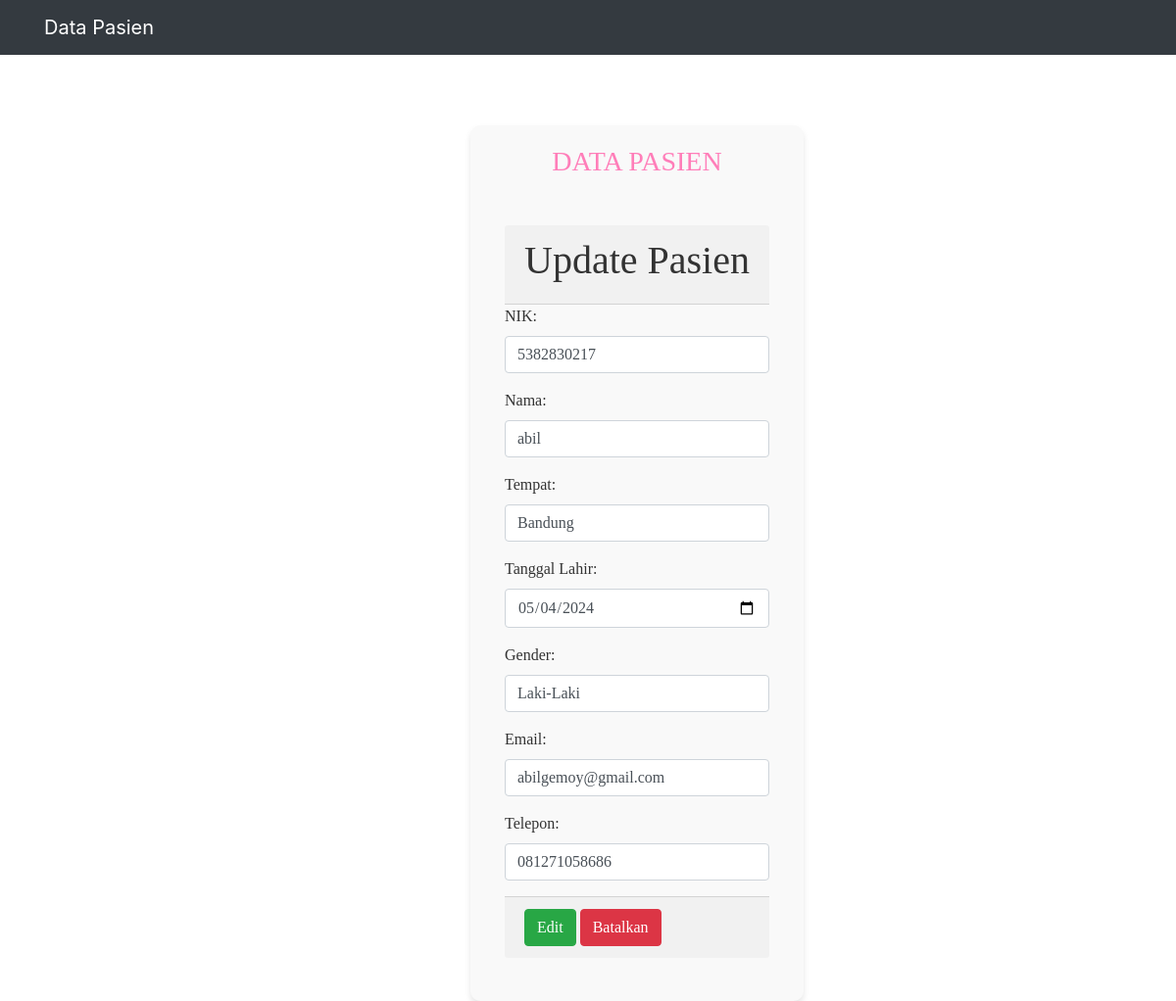
The app's page /tambah.php?id=2 with its own data.
### tables this page shows
CREATE TABLE `pasien` (
  `id` int(11) NOT NULL,
  `nik` varchar(100) NOT NULL,
  `nama` varchar(100) NOT NULL,
  `tempat` varchar(100) NOT NULL,
  `tl` varchar(100) NOT NULL,
  `gender` varchar(10) NOT NULL,
  `email` varchar(100) NOT NULL,
  `telp` varchar(100) NOT NULL
);

### presenter/ProsesPasien.php (called while the page is built, shortened)
<?php
class ProsesPasien implements KontrakPresenter
{
	private $tabelpasien;
	private $data = [];
	function __construct()
    {
        try {
            $db_host = "localhost";
            $db_user = "root";
            $db_password = "";
            $db_name = "mvp_php";
            $this->tabelpasien = new TabelPasien($db_host, $db_user, $db_password, $db_name);
            $this->data = array();
        } catch (Exception $e) {
            echo "wiw error" . $e->getMessage();
        }
    }
	function prosesDataPasien()
	{
		try {
			$this->tabelpasien->open();
			$this->tabelpasien->getPasien();
			while ($row = $this->tabelpasien->getResult()) {
				$pasien = new Pasien();
				$pasien->setId($row['id']);
				$pasien->setNik($row['nik']);
				$pasien->setNama($row['nama']);
				$pasien->setTempat($row['tempat']);
				$pasien->setTl($row['tl']);
				$pasien->setGender($row['gender']);
				$pasien->setEmail($row['email']);
				$pasien->setTelp($row['telp']);
				$this->data[] = $pasien;
			}
		} catch (Exception $e) {
			 echo "wiw error part 2" . $e->getMessage();
		}
	}
	function getNik($i)
	{
		return $this->data[$i]->getNik();
	}
	function getNama($i)
	{
		return $this->data[$i]->getNama();
	}
	function getTempat($i)
	{
		return $this->data[$i]->getTempat();
	}
	function getTl($i)
	{
		return $this->data[$i]->getTl();
	}
	function getGender($i)
	{
		return $this->data[$i]->getGender();
	}
	function getEmail($i)
	{
		return $this->data[$i]->getEmail();
	}
	function getTelp($i)
	{
		return $this->data[$i]->getTelp();
	}
}
?>

### model/DB.class.php (called while the page is built, shortened)
<?php
class DB
{
	var $db_host = '';
	var $db_user = '';
	var $db_password = '';
	var $db_name = '';
	var $db_link = '';
	function __construct($db_host = '', $db_user = '', $db_password = '', $db_name = '')
	{
		$this->db_host = $db_host;
		$this->db_user = $db_user;
		$this->db_password = $db_password;
		$this->db_name = $db_name;
	}
	function open()
	{
		$this->db_link = mysqli_connect($this->db_host, $this->db_user, $this->db_password, $this->db_name);
	}
	function execute($query = "")
	{
		$this->result = mysqli_query($this->db_link, $query);
		return $this->result;
	}
}

### model/TabelPasien.class.php (called while the page is built, shortened)
<?php
class TabelPasien extends DB
{
	function getPasien()
	{
		$query = "SELECT * FROM pasien";
		return $this->execute($query);
	}
}

### model/Pasien.class.php (called while the page is built, shortened)
<?php
class Pasien
{
	var $nik = '';
	var $nama = '';
	var $tempat = '';
	var $tl = '';
	var $gender = '';
	var $email = '';
	var $telp = '';
	function __construct($id = '', $nik = '', $nama = '', $tempat = '', $tl = '', $gender = '', $email = '', $telp = '')
	{
		$this->nik = $nik;
		$this->nama = $nama;
		$this->tempat = $tempat;
		$this->tl = $tl;
		$this->gender = $gender;
		$this->email = $email;
		$this->telp = $telp;
	}
	function setNik($nik)
	{
		$this->nik = $nik;
	}
	function setNama($nama)
	{
		$this->nama = $nama;
	}
	function setTempat($tempat)
	{
		$this->tempat = $tempat;
	}
	function setTl($tl)
	{
		$this->tl = $tl;
	}
	function setGender($gender)
	{
		$this->gender = $gender;
	}
	function setEmail($email)
	{
		$this->email = $email;
	}
	function setTelp($telp)
	{
		$this->telp = $telp;
	}
	function getNik()
	{
		return $this->nik;
	}
	function getNama()
	{
		return $this->nama;
	}
	function getTempat()
	{
		return $this->tempat;
	}
	function getTl()
	{
		return $this->tl;
	}
	function getGender()
	{
		return $this->gender;
	}
	function getEmail()
	{
		return $this->email;
	}
	function getTelp()
	{
		return $this->telp;
	}
}
?>

### view/TambahPasien.php (the view, shortened to what this page needs)
<?php
include_once("presenter/ProsesPasien.php");
class TambahPasien implements KontrakPasienView
{
	private $prosespasien;
	function __construct()
	{
		$this->prosespasien = new ProsesPasien();
	}
	function tampilUpdate($id)
	{
		$this->prosespasien->prosesDataPasien();
		$data = null;
		$data .= '<form method="post" action="tambah.php">
		<div class="container mt-5">
		  <div>
			<div class="card-header">
      <h1 class="text-black text-center">Update Pasien</h1>
    </div>
			<div >
			  <div class="form-group">
        <input type="hidden" name="id" value="' . $this->prosespasien->getId($id) . '" >
				<label for="nik">NIK:</label>
				<input type="text" name="nik" class="form-control" value="' . $this->prosespasien->getNik($id) . '" required>
			  </div>
			  <div class="form-group">
				<label for="nama">Nama:</label>
				<input type="text" name="nama" class="form-control" value="' . $this->prosespasien->getNama($id) . '" required>
			  </div>
			  <div class="form-group">
				<label for="tempat">Tempat:</label>
				<input type="text" name="tempat" class="form-control" value="' . $this->prosespasien->getTempat($id) . '" required>
			  </div>
			  <div class="form-group">
				<label for="tl">Tanggal Lahir:</label>
				<input type="date" name="tl" class="form-control" value="' . $this->prosespasien->getTl($id) . '" required>
			  </div>
			  <div class="form-group">
				<label for="gender">Gender:</label>
				<input type = "text" name="gender" class="form-control" value="' . $this->prosespasien->getGender($id) . '" required>
			</div>
			  <div class="form-group">
				<label for="email">Email:</label>
				<input type="email" name="email" class="form-control" value="' . $this->prosespasien->getEmail($id) . '" required>
			  </div>
			  <div class="form-group">
				<label for="telp">Telepon:</label>
				<input type="tel" name="telp" class="form-control" value="' . $this->prosespasien->getTelp($id) . '" required>
			  </div>
			</div>
			<div class="card-footer">
			  <button class="btn btn-success" type="submit" name="update">Edit</button>
			  <a class="btn btn-danger" href="index.php">Batalkan</a>
			  </div>
		  </div>
		</div>
	  </form>';
	}
}

### records on screen
pasien: nik "5382830217", nama "abil", tempat "Bandung", tl "05/04/2024", gender "Laki-Laki", email "abilgemoy@gmail.com", telp "081271058686"

### other values on screen
$this->content "Data Pasien DATA PASIEN"
